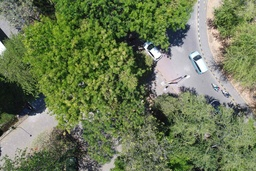
#> input picture DJI_0007-min-min.jpg, 256 x 171 px, shrunk from 1642 x 1095 before the run
$ python ImageStitching.py
#> lines starting #> are read from the running program, lines starting #| are printed output that depends on the picture; after the words box and inside, x2 and y2 are one past the last pixel; in counts of white or black regions, pixels touching at a corner belong together
import cv2
import numpy as np
import matplotlib.pyplot as plt
import imageio
import imutils
cv2.ocl.setUseOpenCL(False)

# select the image id (valid values 1,2,3, or 4)
feature_extractor = 'brisk' # one of 'sift', 'surf', 'brisk', 'orb'
feature_matching = 'bf' # one of 'bf', 'knn'

# read images and transform them to grayscale
# Make sure that the train image is the image that will be transformed
trainImg = imageio.imread('DJI_0007-min-min.jpg')
#> trainImg is the input picture: shape (171, 256, 3); mean R, G, B 109.2, 121.9, 85.5
trainImg_gray = cv2.cvtColor(trainImg, cv2.COLOR_RGB2GRAY)

queryImg = imageio.imread('DJI_0008-min-min.jpg')
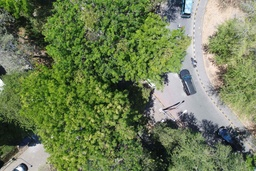
#> input picture DJI_0008-min-min.jpg, 256 x 171 px, shrunk from 1642 x 1095 before the run
#> queryImg is the input picture: shape (171, 256, 3); mean R, G, B 110.6, 125.4, 85.6
# Opencv defines the color channel in the order BGR.
# Transform it to RGB to be compatible to matplotlib
queryImg_gray = cv2.cvtColor(queryImg, cv2.COLOR_RGB2GRAY)
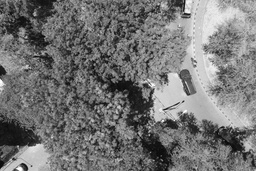
#> queryImg_gray: shape (171, 256); min 5, max 255, mean 116.4

fig, (ax1, ax2) = plt.subplots(nrows=1, ncols=2, constrained_layout=False, figsize=(16,9))
ax1.imshow(queryImg, cmap="gray")
ax1.set_xlabel("Query image", fontsize=14)

ax2.imshow(trainImg, cmap="gray")
ax2.set_xlabel("Train image (Image to be transformed)", fontsize=14)

plt.show()
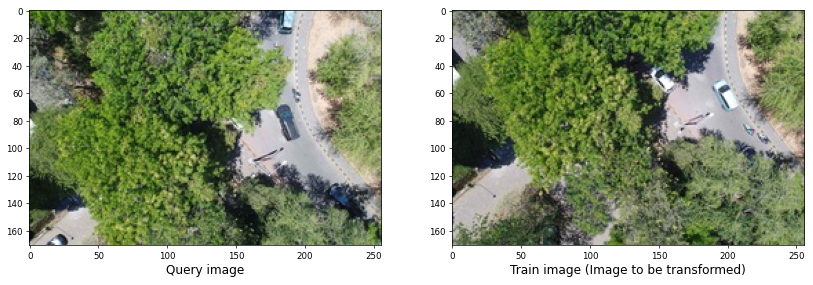
#> figure drawn by matplotlib, 2 panels


def detectAndDescribe(image, method=None):
    """
    Compute key points and feature descriptors using an specific method
    """
#> called with method = 'brisk'

    assert method is not None, "You need to define a feature detection method. Values are: 'sift', 'surf'"

    # detect and extract features from the image
    if method == 'sift':
        descriptor = cv2.xfeatures2d.SIFT_create()
    elif method == 'surf':
        descriptor = cv2.xfeatures2d.SURF_create()
    elif method == 'brisk':
        descriptor = cv2.BRISK_create()
    elif method == 'orb':
        descriptor = cv2.ORB_create()

    # get keypoints and descriptors
    (kps, features) = descriptor.detectAndCompute(image, None)
#> kps = 1419 keypoints; strongest (x, y, size): (153, 55, 10.5), (166, 86, 11), (185, 76, 11.7), (199, 57, 12.2)

    return (kps, features)

kpsA, featuresA = detectAndDescribe(trainImg_gray, method=feature_extractor)
#> kpsA has the same summary as kps in detectAndDescribe
kpsB, featuresB = detectAndDescribe(queryImg_gray, method=feature_extractor)
#> in detectAndDescribe (call 2), `(kps, features) = descriptor.detectAndCompute(image, None)`: kps = 1458 keypoints; strongest (x, y, size): (183, 101, 11.2), (163, 109, 12), (187, 94, 13.5), (149, 135, 9.6)
#> kpsB has the same summary as kps in detectAndDescribe

# display the keypoints and features detected on both images
fig, (ax1,ax2) = plt.subplots(nrows=1, ncols=2, figsize=(20,8), constrained_layout=False)
ax1.imshow(cv2.drawKeypoints(trainImg_gray,kpsA,None,color=(0,255,0)))
ax1.set_xlabel("(a)", fontsize=14)
ax2.imshow(cv2.drawKeypoints(queryImg_gray,kpsB,None,color=(0,255,0)))
ax2.set_xlabel("(b)", fontsize=14)

plt.show()
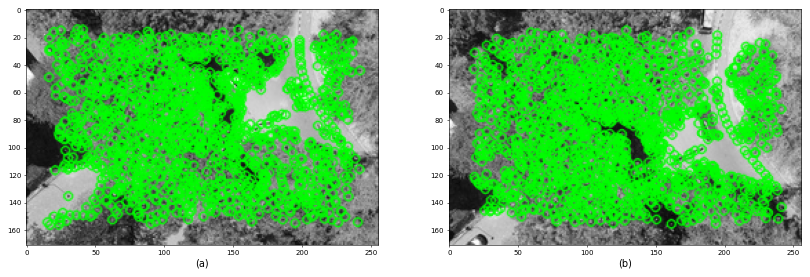
#> figure drawn by matplotlib, 2 panels


def createMatcher(method, crossCheck):
    "Create and return a Matcher Object"

    if method == 'sift' or method == 'surf':
        bf = cv2.BFMatcher(cv2.NORM_L2, crossCheck=crossCheck)
    elif method == 'orb' or method == 'brisk':
        bf = cv2.BFMatcher(cv2.NORM_HAMMING, crossCheck=crossCheck)
    return bf


def matchKeyPointsBF(featuresA, featuresB, method):
#> called with method = 'brisk'
    bf = createMatcher(method, crossCheck=True)

    # Match descriptors.
    best_matches = bf.match(featuresA, featuresB)
#> best_matches = 443 matches

    # Sort the features in order of distance.
    # The points with small distance (more similarity) are ordered first in the vector
    rawMatches = sorted(best_matches, key=lambda x: x.distance)
#> rawMatches = 443 matches
    print("Raw matches (Brute force):", len(rawMatches))
#| Raw matches (Brute force): 443
    return rawMatches

def matchKeyPointsKNN(featuresA, featuresB, ratio, method):
    bf = createMatcher(method, crossCheck=False)
    # compute the raw matches and initialize the list of actual matches
    rawMatches = bf.knnMatch(featuresA, featuresB, 2)
    print("Raw matches (knn):", len(rawMatches))
    matches = []

    # loop over the raw matches
    for m,n in rawMatches:
        # ensure the distance is within a certain ratio of each
        # other (i.e. Lowe's ratio test)
        if m.distance < n.distance * ratio:
            matches.append(m)
    return matches


print("Using: {} feature matcher".format(feature_matching))

fig = plt.figure(figsize=(20, 8))

if feature_matching == 'bf':
    matches = matchKeyPointsBF(featuresA, featuresB, method=feature_extractor)
#> matches = 443 matches
    img3 = cv2.drawMatches(trainImg, kpsA, queryImg, kpsB, matches[:100],
                           None, flags=cv2.DrawMatchesFlags_NOT_DRAW_SINGLE_POINTS)
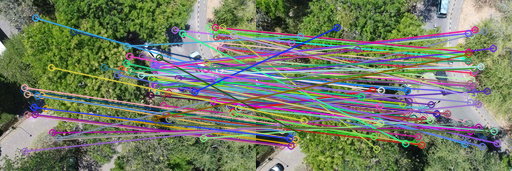
#> img3: shape (171, 512, 3); mean R, G, B 116.9, 124.8, 103.2
elif feature_matching == 'knn':
    matches = matchKeyPointsKNN(featuresA, featuresB, ratio=0.75, method=feature_extractor)
    img3 = cv2.drawMatches(trainImg, kpsA, queryImg, kpsB, np.random.choice(matches, 100),
                           None, flags=cv2.DrawMatchesFlags_NOT_DRAW_SINGLE_POINTS)

plt.imshow(img3)
plt.show()


def getHomography(kpsA, kpsB, featuresA, featuresB, matches, reprojThresh):
    # convert the keypoints to numpy arrays
#> called with reprojThresh = 4
    kpsA = np.float32([kp.pt for kp in kpsA])
#> kpsA = 1419 pairs, first value 15.07 to 241.8, second value 14.2 to 156
    kpsB = np.float32([kp.pt for kp in kpsB])
#> kpsB = 1458 pairs, first value 17.67 to 240.7, second value 14.95 to 155.3

    if len(matches) > 4:

        # construct the two sets of points
        ptsA = np.float32([kpsA[m.queryIdx] for m in matches])
#> ptsA = 443 pairs, first value 16.18 to 238.2, second value 17.07 to 154.6
        ptsB = np.float32([kpsB[m.trainIdx] for m in matches])
#> ptsB = 443 pairs, first value 21.68 to 240.7, second value 16.46 to 155.3

        # estimate the homography between the sets of points
        (H, status) = cv2.findHomography(ptsA, ptsB, cv2.RANSAC,
                                         reprojThresh)
#> H = [[3.66, -0.0526, -242.9], [0.728, 2.53, -92.83], [0.0073, -0.000303, 1]]; status = 443 values, max 1 at index 2, min 0 at index 0, mean 0.117

        return (matches, H, status)
    else:
        return None

M = getHomography(kpsA, kpsB, featuresA, featuresB, matches, reprojThresh=4)
#> M = 3 matches
if M is None:
    print("Error!")
(matches, H, status) = M
print(H)
#| [[ 3.65863853e+00 -5.26382198e-02 -2.42880325e+02]
#|  [ 7.27883024e-01  2.52742666e+00 -9.28316839e+01]
#|  [ 7.29842151e-03 -3.03028521e-04  1.00000000e+00]]

# Apply panorama correction
width = trainImg.shape[1] + queryImg.shape[1]
#> width = 512
height = trainImg.shape[0] + queryImg.shape[0]
#> height = 342

result = cv2.warpPerspective(trainImg, H, (width, height))
result[0:queryImg.shape[0], 0:queryImg.shape[1]] = queryImg

plt.figure(figsize=(20,10))
plt.imshow(result)

plt.axis('off')
plt.show()

# transform the panorama image to grayscale and threshold it
gray = cv2.cvtColor(result, cv2.COLOR_BGR2GRAY)
thresh = cv2.threshold(gray, 0, 255, cv2.THRESH_BINARY)[1]
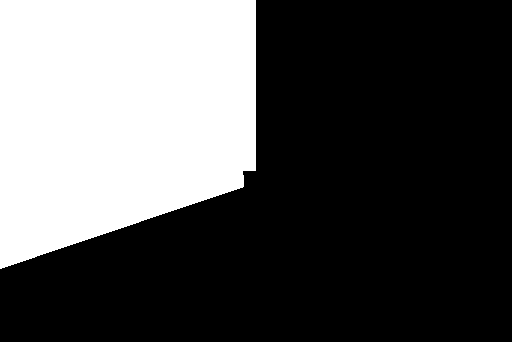
#> thresh: shape (342, 512); 33% white; 1 white region

# Finds contours from the binary image
cnts = cv2.findContours(thresh.copy(), cv2.RETR_EXTERNAL, cv2.CHAIN_APPROX_SIMPLE)
#> cnts = 1 contour; box (x1, y1, x2, y2) and area: (0, 0, 256, 269) 57215
cnts = imutils.grab_contours(cnts)

# get the maximum contour area
c = max(cnts, key=cv2.contourArea)
#> c = contour of 172 points, box (x1, y1, x2, y2) (0, 0, 256, 269), area 57215

# get a bbox from the contour area
(x, y, w, h) = cv2.boundingRect(c)
#> x = 0; y = 0; w = 256; h = 269

# crop the image to the bbox coordinates
result = result[y:y + h, x:x + w]
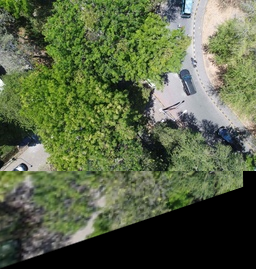
#> result: shape (269, 256, 3); mean R, G, B 89.8, 101.4, 70.4

# show the cropped image
plt.figure(figsize=(20,10))
plt.imshow(result)
plt.show()
